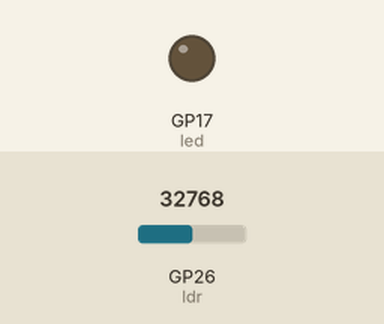
The program below on a simulated Raspberry Pi Pico running MicroPython. Parts: output pins drawn as LEDs (lit = HIGH). The test bench sets the inputs (shaded band); at power-on: GP26 (ldr) = 32768 (analog values on the 0–65535 scale).

Above: at 1.2 s.
1.3 s: GP26 (ldr) set to 64416
3.2 s: GP26 (ldr) set to 65535
At 5.2 s:
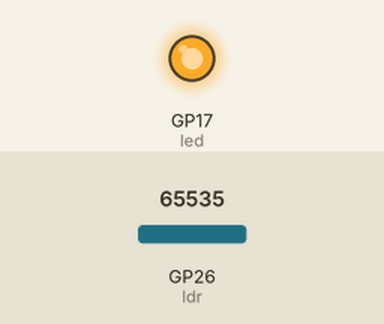
5.5 s: GP26 (ldr) set to 3328
7.2 s: GP26 (ldr) set to 2688
At 9.4 s:
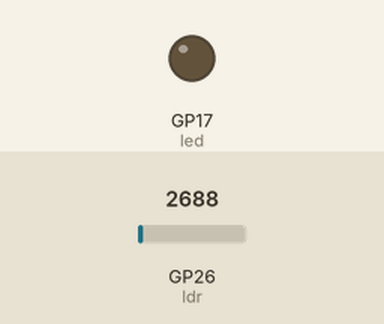
Timing chart, 0 to 10.5 s (numbered marks = the images above; inputs shaded):
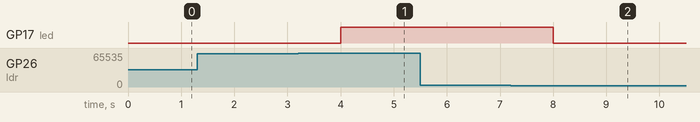

The program:

exercicio_03.py
```python
from machine import ADC,Pin
from utime import sleep

ldr = ADC(26)
led = Pin(17, Pin.OUT)

while True:
    leitura_luz = ldr.read_u16()
    if leitura_luz > 0 and leitura_luz <= 3000:
        led.value(0)
    elif leitura_luz > 3000 and leitura_luz >= 65535:
        led.value(1)
    sleep(1)
```

Measured:
- the behaviour switches between 65520 and 65535 on GP26 (ldr) (found by bisection; images 0 and 1)
- the behaviour switches between 3008 and 2992 on GP26 (ldr) (found by bisection; images 1 and 2)
- after the input at 1.3 s, every drawn part: stays the same
- after the input at 3.2 s, GP17 (led): LOW → HIGH after 0.80 s
- after the input at 5.5 s, every drawn part: stays the same
- after the input at 7.2 s, GP17 (led): HIGH → LOW after 0.80 s
